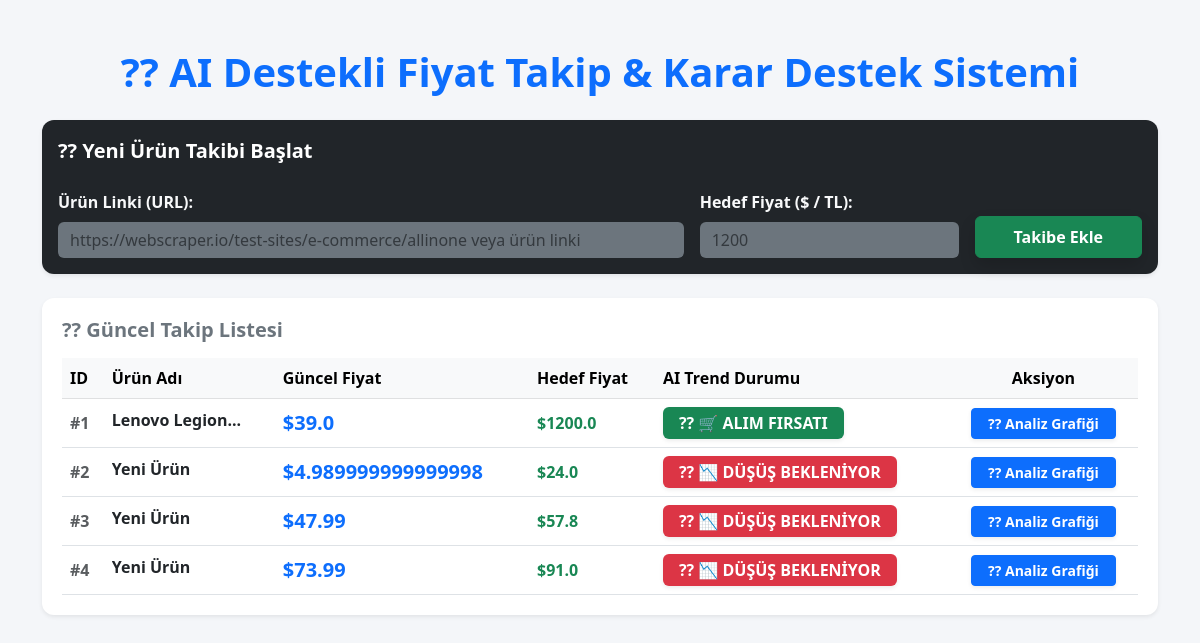
Before: / with the older database file.
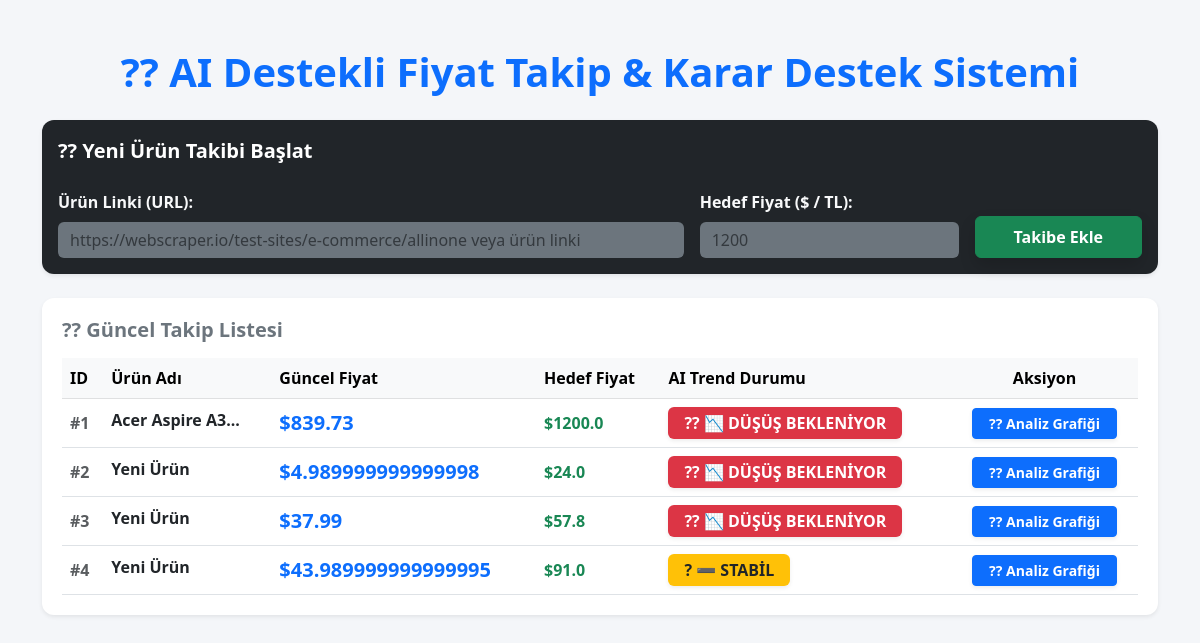
After: the same page with the newer database file.
### tables this page shows
CREATE TABLE tracked_products (
        id INTEGER PRIMARY KEY AUTOINCREMENT,
        product_name TEXT,
        url TEXT,
        target_price REAL,
        current_price REAL DEFAULT 0.0,
        ai_status TEXT DEFAULT 'Veri Toplanıyor'
    );

### app.py (the view)
@app.route("/")
def index():
    with db_lock:
        cursor.execute("SELECT * FROM tracked_products")
        products = cursor.fetchall()
    return render_template("index.html", products=products)

### templates/index.html (shortened to what this page needs)
<!DOCTYPE html>
<html lang="tr">
<head>
    <link href="https://cdn.jsdelivr.net/npm/bootstrap@5.3.0/dist/css/bootstrap.min.css" rel="stylesheet">
</head>
<body>
    <div class="container mt-5">
        <h1 class="mb-4 text-center text-primary fw-bold">?? AI Destekli Fiyat Takip & Karar Destek Sistemi</h1>
        <div class="card mb-4 shadow-sm bg-dark text-white">
            <div class="card-header border-0 bg-transparent fw-bold pt-3 fs-5">?? Yeni Ürün Takibi Başlat</div>
            <div class="card-body">
                <form action="/add" method="POST" class="row g-3">
                    <div class="col-md-7">
                        <label class="form-label fw-bold text-light">Ürün Linki (URL):</label>
                        <input type="text" name="url" class="form-control bg-secondary text-white border-0" placeholder="https://webscraper.io/test-sites/e-commerce/allinone veya ürün linki" required>
                    </div>
                    <div class="col-md-3">
                        <label class="form-label fw-bold text-light">Hedef Fiyat ($ / TL):</label>
                        <input type="number" step="0.01" name="target_price" class="form-control bg-secondary text-white border-0" placeholder="1200" required>
                    </div>
                    <div class="col-md-2 d-flex align-items-end">
                        <button type="submit" class="btn btn-success w-100 fw-bold py-2 shadow">Takibe Ekle</button>
                    </div>
                </form>
            </div>
        </div>
        <div class="table-container shadow-sm mb-4">
            <h3 class="fs-5 fw-bold mb-3 text-secondary">?? Güncel Takip Listesi</h3>
            <div class="table-responsive">
                <table class="table table-hover align-middle mb-0">
                    <thead class="table-light">
                        <tr>
                            <th>ID</th>
                            <th>Ürün Adı</th>
                            <th>Güncel Fiyat</th>
                            <th>Hedef Fiyat</th>
                            <th>AI Trend Durumu</th>
                            <th class="text-center">Aksiyon</th>
                        </tr>
                    </thead>
                    <tbody>
                        {% for prod in products %}
                        <tr>
                            <td><span class="text-muted fw-bold">#{{ prod[0] }}</span></td>
                            <td><strong class="text-dark d-inline-block text-truncate" style="max-width: 300px;">{{ prod[1] }}</strong></td>
                            <td class="fw-bold text-primary fs-5">${{ prod[4] }}</td>
                            <td class="text-success fw-bold">${{ prod[3] }}</td>
                            <td>
                                {% if 'ALIM FIRSATI' in prod[5] %}
                                    <span class="badge bg-success px-3 py-2 fs-6 shadow-sm">?? {{ prod[5] }}</span>
                                {% elif 'DÜŞÜŞ' in prod[5] %}
                                    <span class="badge bg-danger px-3 py-2 fs-6 shadow-sm">?? {{ prod[5] }}</span>
                                {% elif 'STABİL' in prod[5] %}
                                    <span class="badge bg-warning text-dark px-3 py-2 fs-6 shadow-sm">? {{ prod[5] }}</span>
                                {% else %}
                                    <span class="badge bg-info text-dark px-3 py-2 fs-6 shadow-sm">?? {{ prod[5] }}</span>
                                {% endif %}
                            </td>
                            <td class="text-center">
                                <button class="btn btn-sm btn-primary fw-bold px-3 shadow-sm" onclick="showChart({{ prod[0] }}, '{{ prod[1] }}')">?? Analiz Grafiği</button>
                            </td>
                        </tr>
                        {% endfor %}
                    </tbody>
                </table>
            </div>
        </div>
    </div>
</body>
</html>

### templates/index.html (style rules this page uses)
body { background-color: #f4f6f9; font-family: 'Segoe UI', Tahoma, Geneva, Verdana, sans-serif; }
.card { border: none; border-radius: 12px; transition: all 0.3s ease; }
.table-container { background: white; border-radius: 12px; padding: 20px; box-shadow: 0 4px 6px rgba(0,0,0,0.05); }

Changed rows visible on the page:
changed tracked_products id 1: product_name "Lenovo Legion..." → "Acer Aspire A3..."; current_price "39.0" → "839.73"; ai_status "🛒 ALIM FIRSATI" → "📉 DÜŞÜŞ BEKLENİYOR"
changed tracked_products id 3: current_price "47.99" → "37.99"
changed tracked_products id 4: current_price "73.99" → "43.989999999999995"; ai_status "📉 DÜŞÜŞ BEKLENİYOR" → "➖ STABİL"; ai_status "??" → "?"
